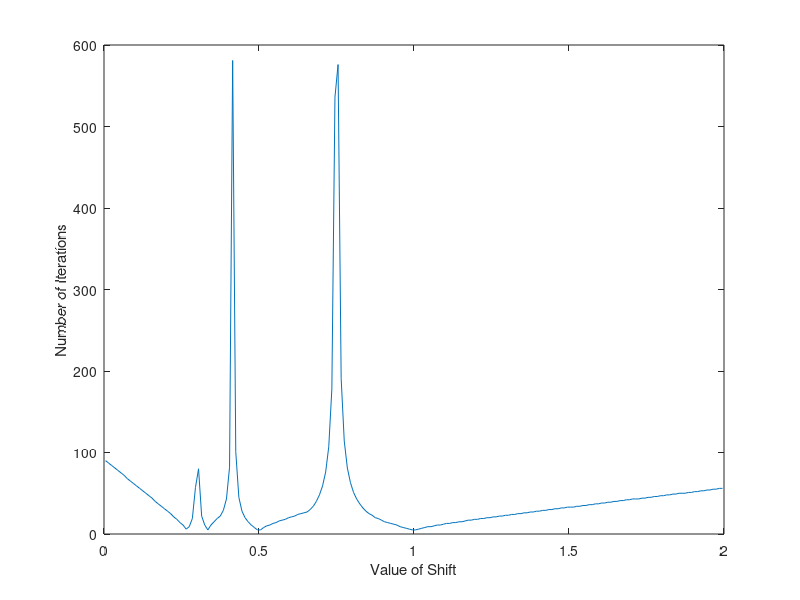

Reproduce this figure in MATLAB.
A = [1 1 1 1 1;
     1 2 2 2 2;
     1 2 3 3 3;  
     1 2 3 4 4;
     1 2 3 4 5];
 
B = [2 1 0 0 0;
     1 2 1 0 0;
     0 1 2 1 0;  
     0 0 1 2 1;
     0 0 0 1 2];
 

shift = 2;
R = chol(B);

interval = 0.01;
x2 = 1.995;
x1 = 0.005;

q = (x2-x1)/ interval +1;

sigma = linspace(x1, x2, q);

maxit = 2000;
tol = 1e-10;


for i = 1:numel(sigma)
    shift = sigma(i);
    v = ones(5, 1);
    for it = 1:maxit
        tmp1 = transpose(R)*v;
        tmp2 = A-shift*B;
        tmp3 = tmp2\tmp1;
        w = R*tmp3;
        lambda = 1/dot(v, w) + shift;
        v = w/norm(w);

        x = R\v;
        x = x/norm(x);

        tmp3 = A*x;
        tmp4 = lambda*B*x;
        r = norm(tmp3 - tmp4);
        if r < tol
            break;
        end
        tmp_l = lambda;
        tmp_t = it;
    end
    s(i) = shift;
    l(i) = tmp_l;
    c(i) = tmp_t;
end

%  plot(s,l);
plot(s,c);
xlabel('Value of Shift')
% ylabel('Eigenvalue')
ylabel('Number of Iterations')
